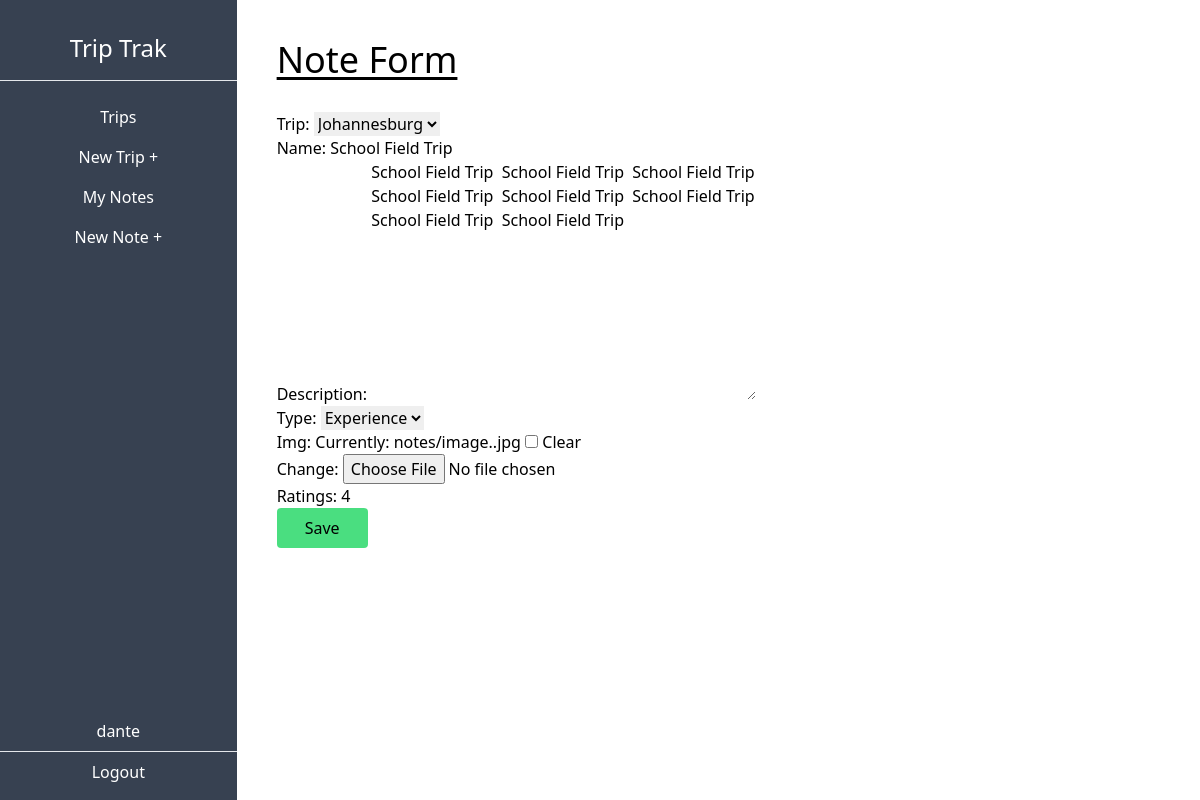
The page /dashboard/note/1/update/ (signed in) on the database its author committed.
### trip/models.py (models this page shows, shortened)
class Note(models.Model):
    EXCURSIONS = (
        ('event','Event'),
        ('dining', 'Dinning'),
        ('experience', 'Experience'),
        ('general', 'General')
    )
    trip = models.ForeignKey(Trip, on_delete=models.CASCADE, related_name='notes')
    name = models.CharField(max_length=100)
    description = models.TextField()
    type = models.CharField(max_length=100, choices=EXCURSIONS)
    img = models.ImageField(upload_to='notes', blank=True, null=True)
    ratings = models.PositiveSmallIntegerField(default=1, validators=[MaxValueValidator(5)])

### trip/views.py (the view)
# urls.py: path('dashboard/note/<int:pk>/update/',NoteUpdateView.as_view(), name='note-update'),
class NoteUpdateView(UpdateView):
    model = Note
    success_url = reverse_lazy('note-list')
    fields ="__all__"
    def get_form(self):
        form = super(NoteUpdateView, self).get_form()
        trips = Trip.objects.filter(owner=self.request.user)
        form.fields['trip'].queryset = trips
        return form

### trip/models.py (called while the page is built)
    def __str__(self):
        return self.city

### trip/templates/trip/note_form.html (shortened to what this page needs)
{% extends 'trip/_base.html' %}
{% load tailwind_filters %}
{% block content %}
<h1 class="text-4xl underline underline-offset-4 mb-8">Note Form</h1>
<form action="" method="POST" enctype="multipart/form-data">
    {{form|crispy}}
    <input class="bg-green-400 px-7 py-2 rounded hover:cursor-pointer hover:bg-green-300" type="submit" value="Save">
</form>
{% endblock content %}

### trip/templates/trip/_base.html (shortened to what this page needs)
<!DOCTYPE html>
<html lang="en">
    <head>
        <script src="https://cdn.tailwindcss.com"></script>
    </head>
<body>
    <div class="flex-col md:flex-row flex h-screen">
        <div class="md:h-screen bg-gray-700 text-white w-full md:w-1/4 md:max-w-xs py-2 md:pt-8 md:pb-2 flex flex-col">
            <div class="border-b w-full text-center pb-4 text-2xl">
                <h1>Trip Trak</h1>
            </div>
            <div class="pt-4 w-full text-center">
                <ul class="flex md:flex-col justify-around px-2 md:px-0 pb-2 md:pb-0">
                <li class="py-2 px-3 md:px-0 hover:bg-gray-600 hover:cursor-pointer"><a href="{% url 'trip-list' %}">Trips</a></li>
                <li class="py-2 px-3 md:px-0 hover:bg-gray-600 hover:cursor-pointer"><a href="{% url 'trip-create' %}">New Trip +</a></li>
                <li class="py-2 px-3 md:px-0 hover:bg-gray-600 hover:cursor-pointer"><a href="{% url 'note-list' %}">My Notes</a></li>
                <li class="py-2 px-3 md:px-0 hover:bg-gray-600 hover:cursor-pointer"><a href="{% url 'note-create' %}">New Note +</a></li>
                </ul>
            </div>
            <div class="mt-auto w-full text-center flex md:flex-col justify-evenly py-2 md:pt-0">
                <p class=""> {{user.username}} </p>
                <hr class="my-2">
                <form method="POST" action="{% url 'logout' %}">
                    <button type="submit">Logout</button>
                </form>
            </div>
        </div>
        <div class="w-full md:w-full p-10 overflow-auto">
            {% block content %}
            {% endblock content%}
        </div>
    </div>
</body>
</html>

### rows shown on the page
Note: trip "Johannesburg", name "School Field Trip", description "School Field Trip School Field Trip School Field Trip School Field Trip School Field Trip School Field Trip School Field Trip School Field Trip", type "Experience", ratings "4"

### other values the page prints
{{ user.username }} "dante"
